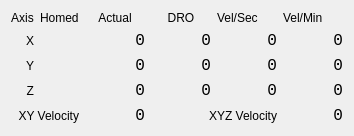
      <widget class="QWidget" name="tab_11">
       <attribute name="title">
        <string>Positions</string>
       </attribute>
       <layout class="QGridLayout" name="gridLayout_2">
        <item row="4" column="3" colspan="2">
         <widget class="QLabel" name="label_39">
          <property name="text">
           <string>XYZ Velocity</string>
          </property>
          <property name="alignment">
           <set>Qt::AlignRight|Qt::AlignTrailing|Qt::AlignVCenter</set>
          </property>
         </widget>
        </item>
        <item row="1" column="4">
         <widget class="QLabel" name="joint_vel_sec_0_lb">
          <property name="minimumSize">
           <size>
            <width>60</width>
            <height>0</height>
           </size>
          </property>
          <property name="font">
           <font>
            <family>Monospace</family>
            <pointsize>12</pointsize>
           </font>
          </property>
          <property name="text">
           <string>0</string>
          </property>
          <property name="alignment">
           <set>Qt::AlignRight|Qt::AlignTrailing|Qt::AlignVCenter</set>
          </property>
          <property name="precision" stdset="0">
           <string>2</string>
          </property>
         </widget>
        </item>
        <item row="1" column="3">
         <widget class="QLabel" name="dro_lb_x">
          <property name="minimumSize">
           <size>
            <width>60</width>
            <height>0</height>
           </size>
          </property>
          <property name="font">
           <font>
            <family>Monospace</family>
            <pointsize>12</pointsize>
           </font>
          </property>
          <property name="text">
           <string>0</string>
          </property>
          <property name="alignment">
           <set>Qt::AlignRight|Qt::AlignTrailing|Qt::AlignVCenter</set>
          </property>
         </widget>
        </item>
        <item row="3" column="5">
         <widget class="QLabel" name="joint_vel_min_2_lb">
          <property name="minimumSize">
           <size>
            <width>60</width>
            <height>0</height>
           </size>
          </property>
          <property name="font">
           <font>
            <family>Monospace</family>
            <pointsize>12</pointsize>
           </font>
          </property>
          <property name="text">
           <string>0</string>
          </property>
          <property name="alignment">
           <set>Qt::AlignRight|Qt::AlignTrailing|Qt::AlignVCenter</set>
          </property>
          <property name="precision" stdset="0">
           <string>2</string>
          </property>
         </widget>
        </item>
        <item row="0" column="2">
         <widget class="QLabel" name="label_5">
          <property name="minimumSize">
           <size>
            <width>0</width>
            <height>0</height>
           </size>
          </property>
          <property name="text">
           <string>Actual</string>
          </property>
          <property name="alignment">
           <set>Qt::AlignCenter</set>
          </property>
         </widget>
        </item>
        <item row="3" column="1">
         <widget class="QLabel" name="home_lb_2">
          <property name="frameShape">
           <enum>QFrame::NoFrame</enum>
          </property>
          <property name="text">
           <string/>
          </property>
          <property name="alignment">
           <set>Qt::AlignCenter</set>
          </property>
         </widget>
        </item>
        <item row="2" column="0">
         <widget class="QLabel" name="label_2">
          <property name="text">
           <string>Y</string>
          </property>
          <property name="alignment">
           <set>Qt::AlignRight|Qt::AlignTrailing|Qt::AlignVCenter</set>
          </property>
         </widget>
        </item>
        <item row="3" column="2">
         <widget class="QLabel" name="actual_lb_z">
          <property name="minimumSize">
           <size>
            <width>60</width>
            <height>0</height>
           </size>
          </property>
          <property name="font">
           <font>
            <family>Monospace</family>
            <pointsize>12</pointsize>
           </font>
          </property>
          <property name="text">
           <string>0</string>
          </property>
          <property name="alignment">
           <set>Qt::AlignRight|Qt::AlignTrailing|Qt::AlignVCenter</set>
          </property>
         </widget>
        </item>
        <item row="1" column="1">
         <widget class="QLabel" name="home_lb_0">
          <property name="frameShape">
           <enum>QFrame::NoFrame</enum>
          </property>
          <property name="text">
           <string/>
          </property>
          <property name="alignment">
           <set>Qt::AlignCenter</set>
          </property>
         </widget>
        </item>
        <item row="4" column="2">
         <widget class="QLabel" name="two_vel_lb">
          <property name="minimumSize">
           <size>
            <width>60</width>
            <height>0</height>
           </size>
          </property>
          <property name="font">
           <font>
            <family>Monospace</family>
            <pointsize>12</pointsize>
           </font>
          </property>
          <property name="text">
           <string>0</string>
          </property>
          <property name="alignment">
           <set>Qt::AlignRight|Qt::AlignTrailing|Qt::AlignVCenter</set>
          </property>
          <property name="joint_0" stdset="0">
           <number>0</number>
          </property>
          <property name="joint_1" stdset="0">
           <number>1</number>
          </property>
          <property name="precision" stdset="0">
           <string>1</string>
          </property>
         </widget>
        </item>
        <item row="4" column="0" colspan="2">
         <widget class="QLabel" name="label_36">
          <property name="text">
           <string>XY Velocity</string>
          </property>
          <property name="alignment">
           <set>Qt::AlignRight|Qt::AlignTrailing|Qt::AlignVCenter</set>
          </property>
         </widget>
        </item>
        <item row="1" column="5">
         <widget class="QLabel" name="joint_vel_min_0_lb">
          <property name="minimumSize">
           <size>
            <width>60</width>
            <height>0</height>
           </size>
          </property>
          <property name="font">
           <font>
            <family>Monospace</family>
            <pointsize>12</pointsize>
           </font>
          </property>
          <property name="text">
           <string>0</string>
          </property>
          <property name="alignment">
           <set>Qt::AlignRight|Qt::AlignTrailing|Qt::AlignVCenter</set>
          </property>
          <property name="precision" stdset="0">
           <string>2</string>
          </property>
         </widget>
        </item>
        <item row="4" column="5">
         <widget class="QLabel" name="three_vel_lb">
          <property name="minimumSize">
           <size>
            <width>60</width>
            <height>0</height>
           </size>
          </property>
          <property name="font">
           <font>
            <family>Monospace</family>
            <pointsize>12</pointsize>
           </font>
          </property>
          <property name="text">
           <string>0</string>
          </property>
          <property name="alignment">
           <set>Qt::AlignRight|Qt::AlignTrailing|Qt::AlignVCenter</set>
          </property>
          <property name="joint_0" stdset="0">
           <number>0</number>
          </property>
          <property name="joint_1" stdset="0">
           <number>1</number>
          </property>
          <property name="joint_2" stdset="0">
           <number>2</number>
          </property>
          <property name="precision" stdset="0">
           <string>2</string>
          </property>
         </widget>
        </item>
        <item row="0" column="0">
         <widget class="QLabel" name="label_11">
          <property name="text">
           <string>Axis</string>
          </property>
          <property name="alignment">
           <set>Qt::AlignCenter</set>
          </property>
         </widget>
        </item>
        <item row="0" column="3">
         <widget class="QLabel" name="label_4">
          <property name="minimumSize">
           <size>
            <width>60</width>
            <height>0</height>
           </size>
          </property>
          <property name="text">
           <string>DRO</string>
          </property>
          <property name="alignment">
           <set>Qt::AlignCenter</set>
          </property>
         </widget>
        </item>
        <item row="3" column="3">
         <widget class="QLabel" name="dro_lb_z">
          <property name="minimumSize">
           <size>
            <width>60</width>
            <height>0</height>
           </size>
          </property>
          <property name="font">
           <font>
            <family>Monospace</family>
            <pointsize>12</pointsize>
           </font>
          </property>
          <property name="text">
           <string>0</string>
          </property>
          <property name="alignment">
           <set>Qt::AlignRight|Qt::AlignTrailing|Qt::AlignVCenter</set>
          </property>
         </widget>
        </item>
        <item row="0" column="5">
         <widget class="QLabel" name="label_31">
          <property name="text">
           <string>Vel/Min</string>
          </property>
         </widget>
        </item>
        <item row="1" column="0">
         <widget class="QLabel" name="label">
          <property name="text">
           <string>X</string>
          </property>
          <property name="alignment">
           <set>Qt::AlignRight|Qt::AlignTrailing|Qt::AlignVCenter</set>
          </property>
         </widget>
        </item>
        <item row="2" column="1">
         <widget class="QLabel" name="home_lb_1">
          <property name="frameShape">
           <enum>QFrame::NoFrame</enum>
          </property>
          <property name="text">
           <string/>
          </property>
          <property name="alignment">
           <set>Qt::AlignCenter</set>
          </property>
         </widget>
        </item>
        <item row="0" column="1">
         <widget class="QLabel" name="label_32">
          <property name="text">
           <string>Homed</string>
          </property>
         </widget>
        </item>
        <item row="2" column="3">
         <widget class="QLabel" name="dro_lb_y">
          <property name="minimumSize">
           <size>
            <width>60</width>
            <height>0</height>
           </size>
          </property>
          <property name="font">
           <font>
            <family>Monospace</family>
            <pointsize>12</pointsize>
           </font>
          </property>
          <property name="text">
           <string>0</string>
          </property>
          <property name="alignment">
           <set>Qt::AlignRight|Qt::AlignTrailing|Qt::AlignVCenter</set>
          </property>
         </widget>
        </item>
        <item row="2" column="5">
         <widget class="QLabel" name="joint_vel_min_1_lb">
          <property name="minimumSize">
           <size>
            <width>60</width>
            <height>0</height>
           </size>
          </property>
          <property name="font">
           <font>
            <family>Monospace</family>
            <pointsize>12</pointsize>
           </font>
          </property>
          <property name="text">
           <string>0</string>
          </property>
          <property name="alignment">
           <set>Qt::AlignRight|Qt::AlignTrailing|Qt::AlignVCenter</set>
          </property>
          <property name="precision" stdset="0">
           <string>2</string>
          </property>
         </widget>
        </item>
        <item row="3" column="4">
         <widget class="QLabel" name="joint_vel_sec_2_lb">
          <property name="minimumSize">
           <size>
            <width>60</width>
            <height>0</height>
           </size>
          </property>
          <property name="font">
           <font>
            <family>Monospace</family>
            <pointsize>12</pointsize>
           </font>
          </property>
          <property name="text">
           <string>0</string>
          </property>
          <property name="alignment">
           <set>Qt::AlignRight|Qt::AlignTrailing|Qt::AlignVCenter</set>
          </property>
          <property name="precision" stdset="0">
           <string>2</string>
          </property>
         </widget>
        </item>
        <item row="2" column="4">
         <widget class="QLabel" name="joint_vel_sec_1_lb">
          <property name="minimumSize">
           <size>
            <width>60</width>
            <height>0</height>
           </size>
          </property>
          <property name="font">
           <font>
            <family>Monospace</family>
            <pointsize>12</pointsize>
           </font>
          </property>
          <property name="text">
           <string>0</string>
          </property>
          <property name="alignment">
           <set>Qt::AlignRight|Qt::AlignTrailing|Qt::AlignVCenter</set>
          </property>
          <property name="precision" stdset="0">
           <string>2</string>
          </property>
         </widget>
        </item>
        <item row="0" column="4">
         <widget class="QLabel" name="label_16">
          <property name="text">
           <string>Vel/Sec</string>
          </property>
         </widget>
        </item>
        <item row="3" column="0">
         <widget class="QLabel" name="label_3">
          <property name="text">
           <string>Z</string>
          </property>
          <property name="alignment">
           <set>Qt::AlignRight|Qt::AlignTrailing|Qt::AlignVCenter</set>
          </property>
         </widget>
        </item>
        <item row="1" column="2">
         <widget class="QLabel" name="actual_lb_x">
          <property name="minimumSize">
           <size>
            <width>60</width>
            <height>0</height>
           </size>
          </property>
          <property name="font">
           <font>
            <family>Monospace</family>
            <pointsize>12</pointsize>
           </font>
          </property>
          <property name="text">
           <string>0</string>
          </property>
          <property name="alignment">
           <set>Qt::AlignRight|Qt::AlignTrailing|Qt::AlignVCenter</set>
          </property>
         </widget>
        </item>
        <item row="2" column="2">
         <widget class="QLabel" name="actual_lb_y">
          <property name="minimumSize">
           <size>
            <width>60</width>
            <height>0</height>
           </size>
          </property>
          <property name="font">
           <font>
            <family>Monospace</family>
            <pointsize>12</pointsize>
           </font>
          </property>
          <property name="text">
           <string>0</string>
          </property>
          <property name="alignment">
           <set>Qt::AlignRight|Qt::AlignTrailing|Qt::AlignVCenter</set>
          </property>
         </widget>
        </item>
       </layout>
      </widget>
